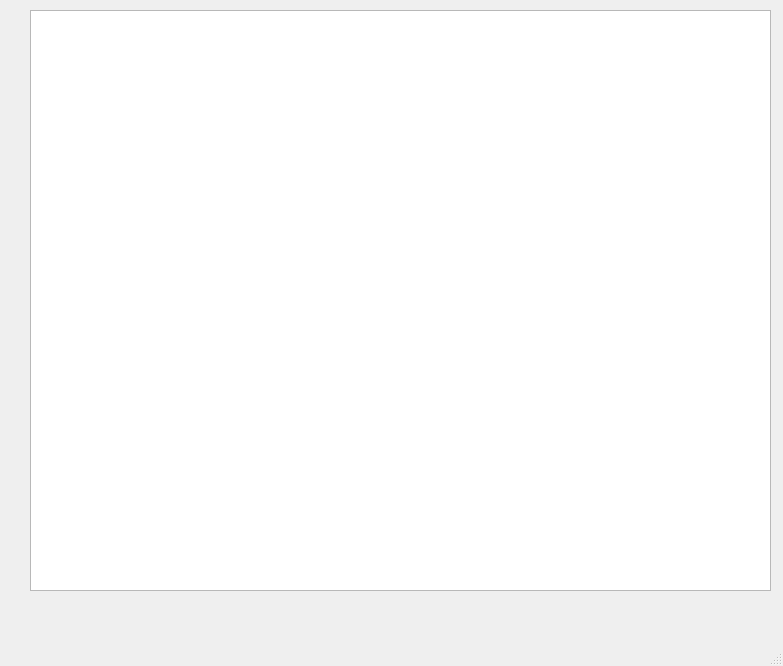
<?xml version="1.0" encoding="UTF-8"?>
<ui version="4.0">
 <class>MainWindow</class>
 <widget class="QMainWindow" name="MainWindow">
  <property name="geometry">
   <rect>
    <x>0</x>
    <y>0</y>
    <width>783</width>
    <height>666</height>
   </rect>
  </property>
  <property name="windowTitle">
   <string>MainWindow</string>
  </property>
  <widget class="QWidget" name="centralwidget">
   <widget class="QGraphicsView" name="graphicsView">
    <property name="geometry">
     <rect>
      <x>30</x>
      <y>10</y>
      <width>741</width>
      <height>581</height>
     </rect>
    </property>
   </widget>
  </widget>
  <widget class="QMenuBar" name="menubar">
   <property name="geometry">
    <rect>
     <x>0</x>
     <y>0</y>
     <width>783</width>
     <height>17</height>
    </rect>
   </property>
  </widget>
  <widget class="QStatusBar" name="statusbar"/>
 </widget>
 <resources/>
 <connections/>
</ui>
